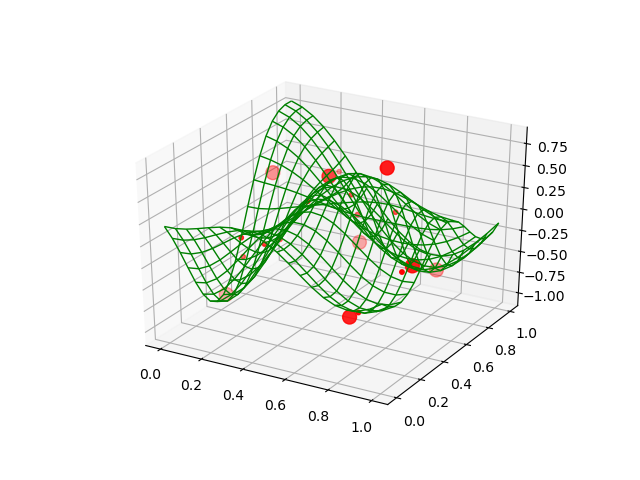

Recreate this plot in Python.
import numpy as np
from matplotlib import pyplot as plt
from mpl_toolkits.mplot3d import Axes3D

fig = plt.figure()
ax = fig.gca(projection='3d')

dat = np.loadtxt("dat_grid")
#print(dat)
#print(dat.shape)
#print(dat[:,0])

x = np.linspace(0, 1, num=dat.shape[0])
y = np.linspace(0, 1, num=dat.shape[1])
X, Y = np.meshgrid(x, y)
#print(X.shape)

ax.plot_wireframe(X, Y, dat, linewidth=1, colors='g')
#plt.show()

#

dat = np.loadtxt("dat_point")
#print(dat.shape)
#print(dat)
#print(dat[:,0])

sz = []
for a in dat[:, 3]:
    if abs(a) > 0.001:
        sz.append(100)
    else:
        sz.append(10)

ax.scatter(dat[:, 0], dat[:, 1], dat[:, 2], s=sz, c='r')

plt.show()
